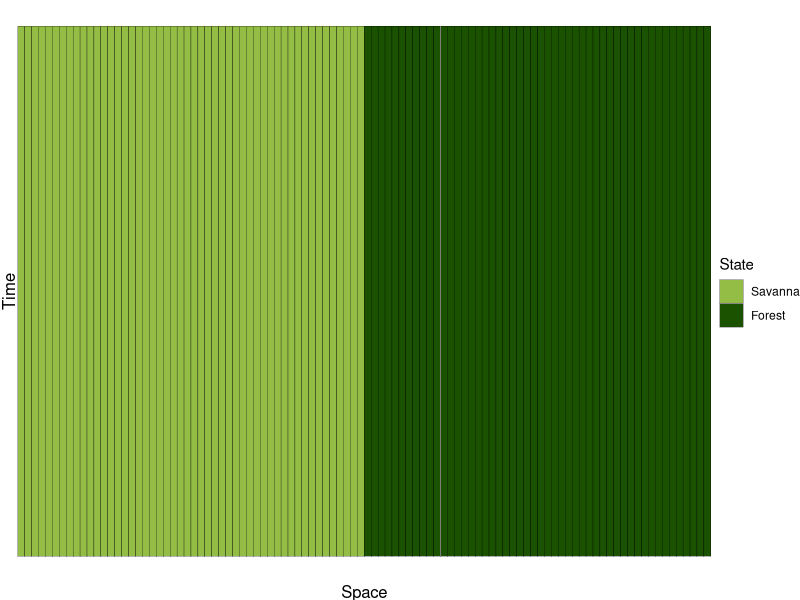
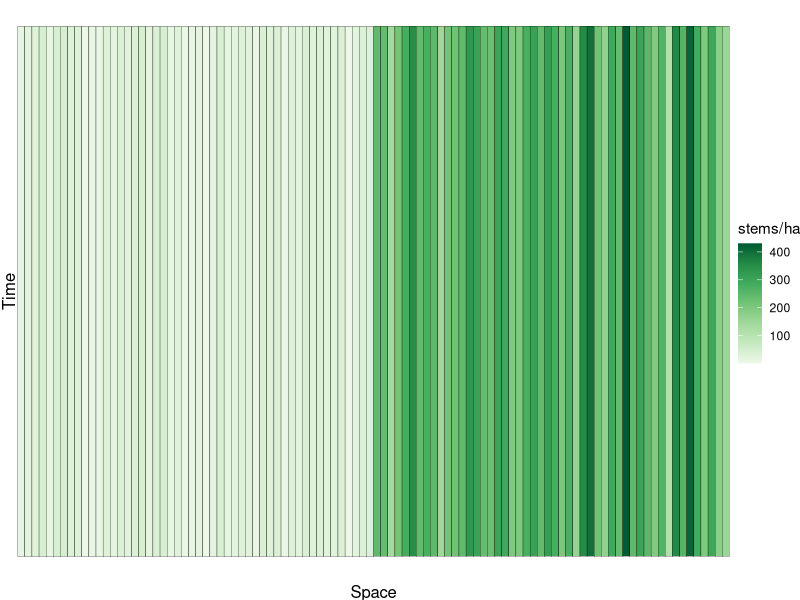
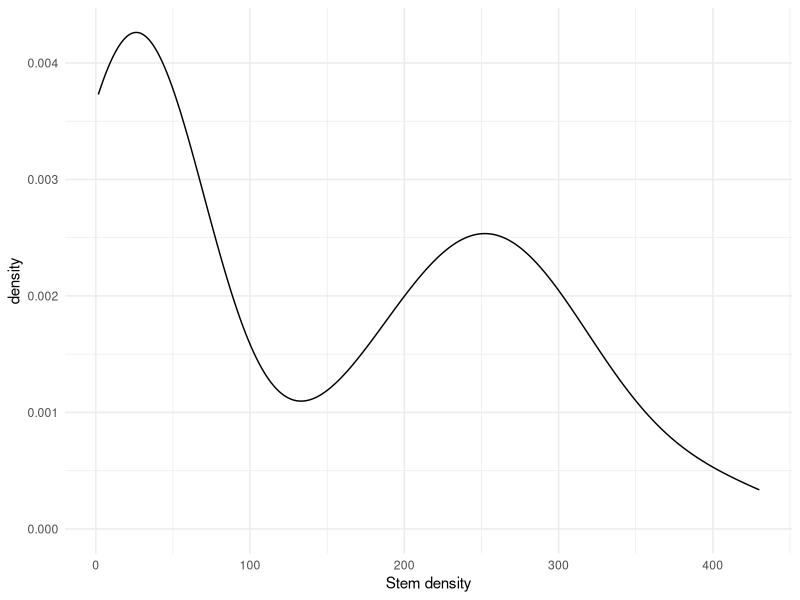
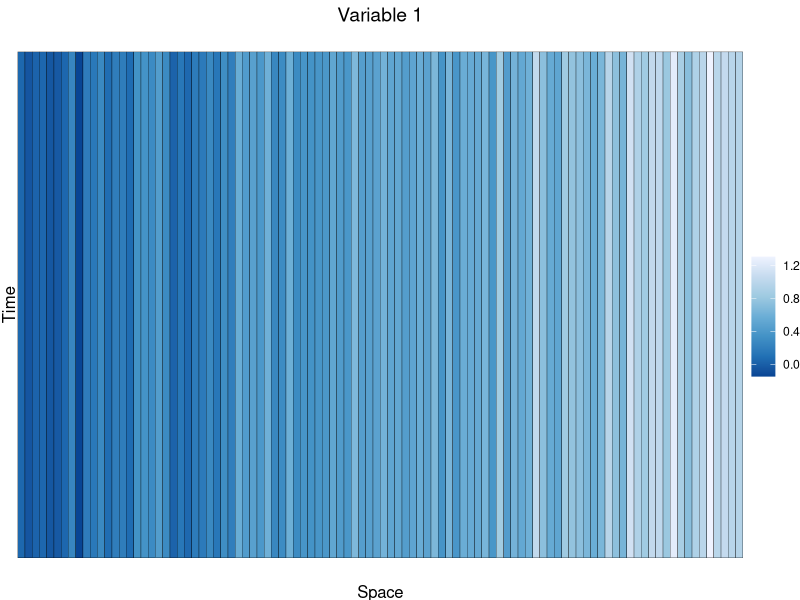
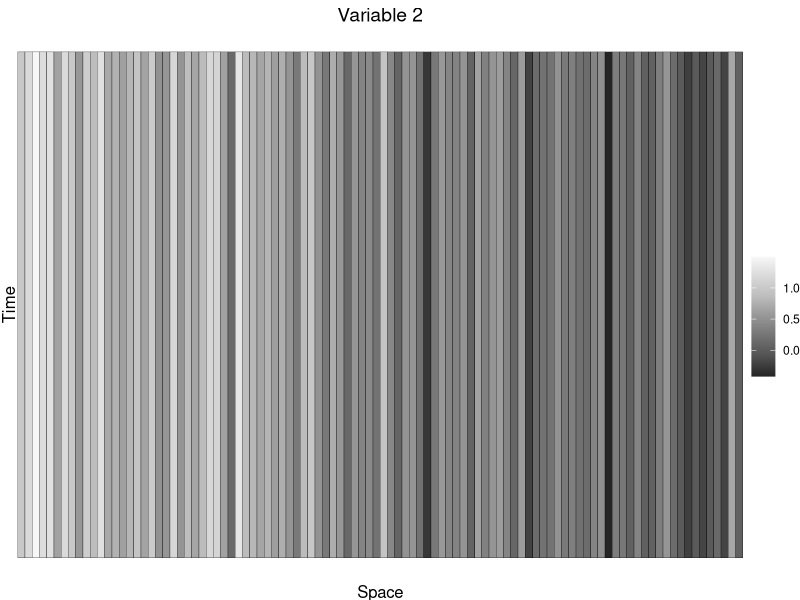
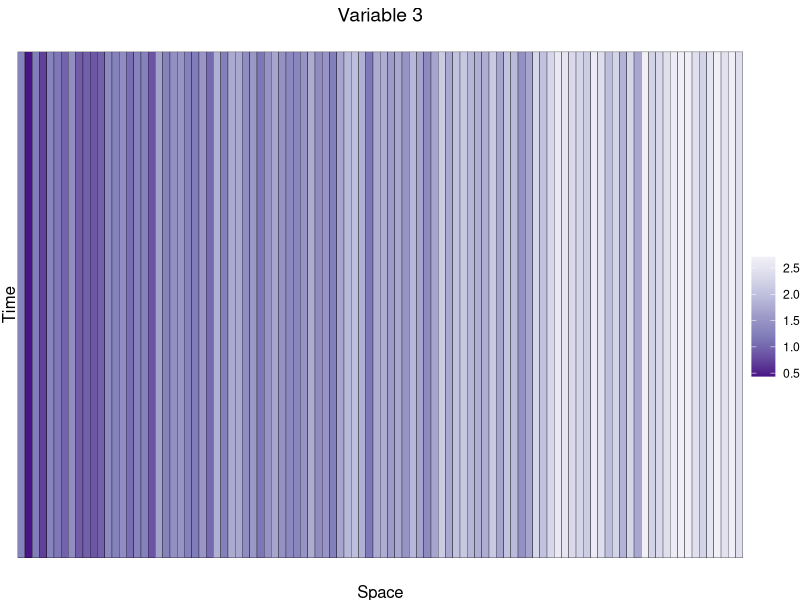
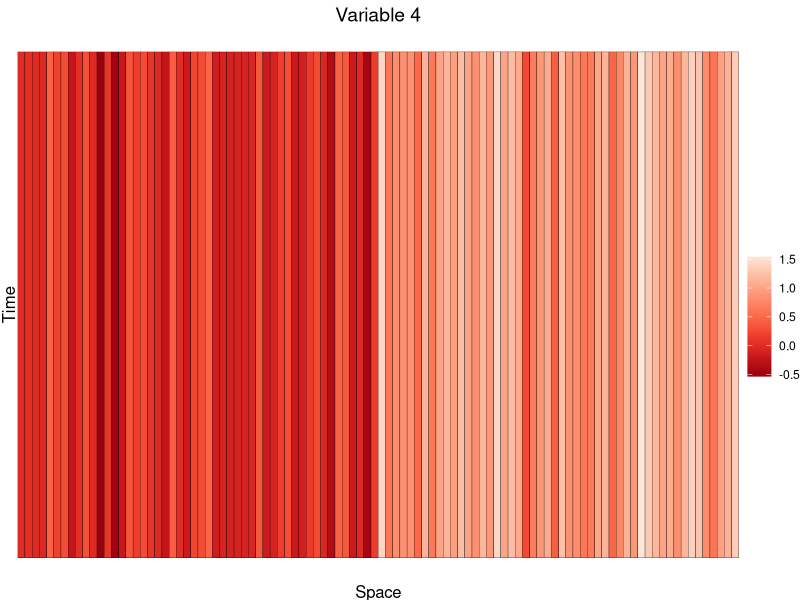
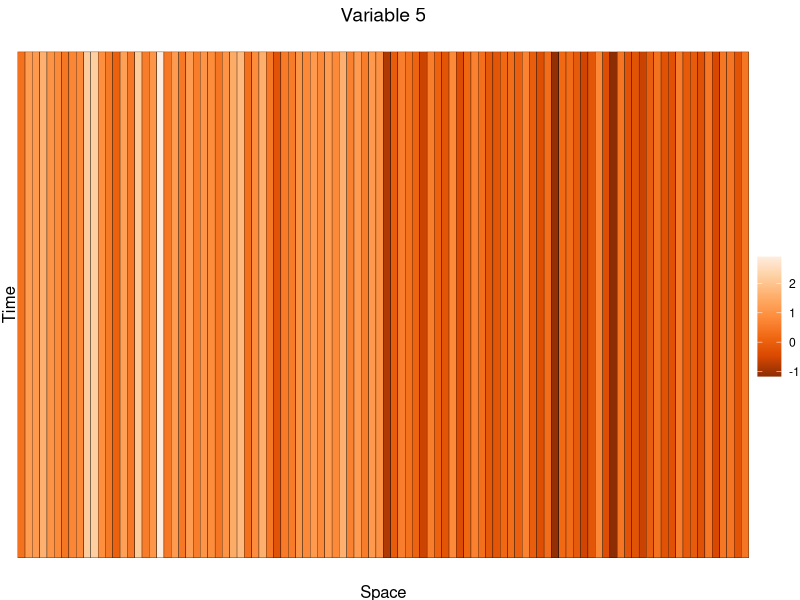

Reproduce these figures in R, in order. (Note: this script raises an error after producing the figures.)
#### Simulation 5
#### Initial stem density randomly drawn within each ecosystem state
#### Environment change influences change in ecosystem state

rm(list = ls())

# Number of locations in 1D space
nloc <- 100
# Number of time steps
ntime <- 150

# Set seed for generating initial conditions
set.seed(1)

#### 1. Define ecosystem initial conditions ####

# Create 0s and 1s defining ecosystem state along left-right axis
binary_response <- c(rep(0, times = nloc/2),
                     rep(1, times = nloc/2))

# Plot to show initial state distribution
ggplot2::ggplot() +
  ggplot2::geom_tile(ggplot2::aes(x = factor(1:nloc),
                                  y = 1,
                                  fill = factor(binary_response)),
                     color = 'black') +
  ggplot2::scale_fill_manual(limits = factor(c(0, 1)),
                             values = c('#94bd46', '#1a5200'),
                             name = 'State',
                             labels = c('Savanna', 'Forest')) +
  ggplot2::xlab('Space') + ggplot2::ylab('Time') +
  ggplot2::theme_void() +
  ggplot2::theme(axis.title = ggplot2::element_text(size = 12),
                 axis.title.y = ggplot2::element_text(angle = 90))

#### 2. Define initial stem density ####

# Generate continuous response variable (stem density)
# from ecosystem state
cont_response <- c(runif(n = nloc/2, min = 1, max = 47),
                   rnorm(n = nloc/2, mean = 250, sd = 75))

# Plot initial stem density
ggplot2::ggplot() +
  ggplot2::geom_tile(ggplot2::aes(x = factor(1:nloc),
                                  y = 1,
                                  fill = cont_response),
                     color = 'black') +
  ggplot2::scale_fill_distiller(name = 'stems/ha',
                                palette = 'Greens',
                                direction = 1) +
  ggplot2::xlab('Space') + ggplot2::ylab('Time') +
  ggplot2::theme_void() +
  ggplot2::theme(axis.title = ggplot2::element_text(size = 12),
                 axis.title.y = ggplot2::element_text(angle = 90))

# Density plot showing bimodality
ggplot2::ggplot() +
  ggplot2::geom_density(ggplot2::aes(x = cont_response)) +
  ggplot2::xlab('Stem density') +
  ggplot2::theme_minimal()

#### 3. Define environmental conditions ####

## This includes the same gradients describing the ecosystem
## state transition as in Simulation 1

# Gradient from 0 to 1 representing smooth left-right gradient
base_var <- seq(from = 0, to = 1, length.out = nloc)

# Add a small amount of random noise
var1 <- base_var + rnorm(n = length(base_var),
                         mean = 0,
                         sd = 0.15)
var2 <- rev(base_var) + rnorm(n = length(base_var),
                              mean = 0,
                              sd = 0.25)
var3 <- exp(base_var) + rnorm(n = length(base_var),
                              mean = 0,
                              sd = 0.25)

# Variables with more stark change between locations of
# initial ecosystem states
base_var2 <- c(rep(0, times = nloc/2),
               rep(1, times = nloc/2))

# Add random noise
var4 <- base_var2 + rnorm(n = length(base_var2),
                          mean = 0,
                          sd = 0.25)
var5 <- rev(base_var2) + rnorm(n = length(base_var2),
                               mean = 0,
                               sd = 0.5)

## Plot initial values

# Variable 1
ggplot2::ggplot() +
  ggplot2::geom_tile(ggplot2::aes(x = factor(1:nloc),
                                  y = 1,
                                  fill = var1),
                     color = 'black') +
  ggplot2::xlab('Space') + ggplot2::ylab('Time') +
  ggplot2::ggtitle('Variable 1') +
  ggplot2::scale_fill_distiller(name = '',
                                palette = 'Blues') +
  ggplot2::theme_void() +
  ggplot2::theme(axis.title = ggplot2::element_text(size = 12),
                 axis.title.y = ggplot2::element_text(angle = 90),
                 plot.title = ggplot2::element_text(size = 14, hjust = 0.5))

# Variable 2
ggplot2::ggplot() +
  ggplot2::geom_tile(ggplot2::aes(x = factor(1:nloc),
                                  y = 1,
                                  fill = var2),
                     color = 'black') +
  ggplot2::xlab('Space') + ggplot2::ylab('Time') +
  ggplot2::ggtitle('Variable 2') +
  ggplot2::scale_fill_distiller(name = '',
                                palette = 'Greys') +
  ggplot2::theme_void() +
  ggplot2::theme(axis.title = ggplot2::element_text(size = 12),
                 axis.title.y = ggplot2::element_text(angle = 90),
                 plot.title = ggplot2::element_text(size = 14, hjust = 0.5))

# Variable 3
ggplot2::ggplot() +
  ggplot2::geom_tile(ggplot2::aes(x = factor(1:nloc),
                                  y = 1,
                                  fill = var3),
                     color = 'black') +
  ggplot2::xlab('Space') + ggplot2::ylab('Time') +
  ggplot2::ggtitle('Variable 3') +
  ggplot2::scale_fill_distiller(name = '',
                                palette = 'Purples') +
  ggplot2::theme_void() +
  ggplot2::theme(axis.title = ggplot2::element_text(size = 12),
                 axis.title.y = ggplot2::element_text(angle = 90),
                 plot.title = ggplot2::element_text(size = 14, hjust = 0.5))

# Variable 4
ggplot2::ggplot() +
  ggplot2::geom_tile(ggplot2::aes(x = factor(1:nloc),
                                  y = 1,
                                  fill = var4),
                     color = 'black') +
  ggplot2::xlab('Space') + ggplot2::ylab('Time') +
  ggplot2::ggtitle('Variable 4') +
  ggplot2::scale_fill_distiller(name = '',
                                palette = 'Reds') +
  ggplot2::theme_void() +
  ggplot2::theme(axis.title = ggplot2::element_text(size = 12),
                 axis.title.y = ggplot2::element_text(angle = 90),
                 plot.title = ggplot2::element_text(size = 14, hjust = 0.5))

# Variable 5
ggplot2::ggplot() +
  ggplot2::geom_tile(ggplot2::aes(x = factor(1:nloc),
                                  y = 1,
                                  fill = var5),
                     color = 'black') +
  ggplot2::xlab('Space') + ggplot2::ylab('Time') +
  ggplot2::ggtitle('Variable 5') +
  ggplot2::scale_fill_distiller(name = '',
                                palette = 'Oranges') +
  ggplot2::theme_void() +
  ggplot2::theme(axis.title = ggplot2::element_text(size = 12),
                 axis.title.y = ggplot2::element_text(angle = 90),
                 plot.title = ggplot2::element_text(size = 14, hjust = 0.5))

#### 4. Define relationship between environment and ecosystem ####
## I use a subset of the variables we chose, with their
## random variation, to fit the "true" relationship between
## ecosystem state and the environment.
## I fit between ecosystem state and environment here
## because we are not trying to capture within-state variation
## in stem density in this simulation.
## I include the random noise when fitting the relationship
## or else you end up with singularity in the relationship

# Fit "true" relationship between the binary response variable
# and the environment
# Assuming here that only variables 1 and 4 matter
true_rel <- glm(factor(binary_response) ~ var1 + var4,
                family = 'binomial')

# Define true betas
# var 1 and 4 are the estimates from the fitted
# relationship
# var 2, 3, 5 are 0
true_beta <- unname(c(true_rel$coefficients[1], # intercept
                      true_rel$coefficients[2], # variable 1
                      0, 0, # variables 2-3
                      true_rel$coefficients[3], # variable 4
                      0)) # variable 5

#### 5. Process evolution ####

# Initialize matrices
sim_binary <- matrix(, nrow = ntime,
                     ncol = nloc)
sim_binary[1,] <- binary_response

sim_cont <- matrix(, nrow = ntime,
                   ncol = nloc)
sim_cont[1,] <- cont_response

x1_mat <- x2_mat <- x3_mat <- x4_mat <- x5_mat <-
  matrix(, nrow = ntime,
         ncol = nloc)
x1_mat[1,] <- var1
x2_mat[1,] <- var2
x3_mat[1,] <- var3
x4_mat[1,] <- var4
x5_mat[1,] <- var5

# Set seed again
set.seed(1)

# Loop over each row (time step) after initial conditions
for(i in 2:nrow(sim_binary)){
  # Loop over each column (location)
  for(j in 1:ncol(sim_binary)){
    #### Environmental change
    
    # Increasing pattern for variables 1 and 5
    x1_mat[i,j] <- x1_mat[i-1,j] + rnorm(n = 1,
                                         mean = 0.003,
                                         sd = 0.01)
    x5_mat[i,j] <- x5_mat[i-1,j] + rnorm(n = 1,
                                         mean = 0.003,
                                         sd = 0.01)
    
    # Random change for variables 2 and 3
    x2_mat[i,j] <- x2_mat[i-1,j] + rnorm(n = 1,
                                         mean = 0,
                                         sd = 0.01)
    x3_mat[i,j] <- x3_mat[i-1,j] + rnorm(n = 1,
                                         mean = 0,
                                         sd = 0.02)
    
    # No change in variable 4
    x4_mat[i,j] <- x4_mat[i-1,j]
    
    #### Dependent change in ecosystem state
    
    # Previous ecosystem state
    prev <- sim_binary[i-1,j]
    
    # Ecosystem state is a function of the environment
    # Predicted based on fitted coefficients
    curr <- round(plogis(true_beta[1] +
                           true_beta[2] * x1_mat[i,j] +
                           true_beta[3] * x2_mat[i,j] +
                           true_beta[4] * x3_mat[i,j] +
                           true_beta[5] * x4_mat[i,j] +
                           true_beta[6] * x5_mat[i,j]))
    
    ## Change in stem density based on ecosystem state
    
    # Previous stem density
    prev_density <- sim_cont[i-1,j]
    
    # If the state is the same, then randomly vary density
    if(prev == curr) curr_density <- rnorm(n = 1,
                                           mean = prev_density,
                                           sd = 5)
    
    # Adjustments to ensure that we maintain bimodality
    if(curr == 0 & curr_density > 47) curr_density <- 47
    if(curr == 0 & curr_density < 1) curr_density <- 1
    if(curr == 1 & curr_density < 150) curr_density <- 150
    
    # If there was a state shift, create a new stem density
    if(prev != curr){
      # If the state is savanna, draw from savanna distribution
      if(curr == 0) curr_density < runif(n = 1,
                                         min = 1,
                                         max = 47)
      # If the state is forest, draw from forest distribution
      if(curr == 1) curr_density <- rnorm(n = 1,
                                          mean = 250,
                                          sd = 75)
    }
    
    # Update matrices
    sim_binary[i,j] <- curr
    sim_cont[i,j] <- curr_density
    
  }
}

#### 6. Format & visualize ecosystem state ####

# Melt matrix
sim_binary_df <- reshape2::melt(sim_binary)

# Add column names
colnames(sim_binary_df) <- c('time', 'space', 'value')

# Plot change over time
sim_binary_df |>
  ggplot2::ggplot() +
  ggplot2::geom_tile(ggplot2::aes(x = factor(space),
                                  y = time,
                                  fill = factor(value)),
                     color = 'black') +
  ggplot2::scale_fill_manual(limits = factor(c(0, 1)),
                             values = c('#94bd46', '#1a5200'),
                             name = 'State',
                             labels = c('Savanna', 'Forest')) +
  ggplot2::scale_y_reverse() +
  ggplot2::xlab('Space') + ggplot2::ylab('Time') +
  ggplot2::theme_void() +
  ggplot2::theme(axis.title = ggplot2::element_text(size = 12),
                 axis.title.y = ggplot2::element_text(angle = 90),
                 axis.text.y = ggplot2::element_text(size = 10))

nforest <- length(which(dplyr::filter(sim_binary_df, time == ntime)$value == 1)) / nloc * 100
nsavanna <- 100 - nforest
paste0(nforest, '% forest and ', nsavanna, '% savanna')

#### 7. Format & visualize stem density ####

# Melt matrix
sim_cont_df <- reshape2::melt(sim_cont)

# Add column names
colnames(sim_cont_df) <- c('time', 'space', 'value')

# Plot stem density
sim_cont_df |>
  ggplot2::ggplot() +
  ggplot2::geom_tile(ggplot2::aes(x = factor(space),
                                  y = time,
                                  fill = value),
                     color = 'black') +
  ggplot2::scale_y_reverse() +
  ggplot2::scale_fill_distiller(name = 'stems/ha',
                                palette = 'Greens',
                                direction = 1) +
  ggplot2::xlab('Space') + ggplot2::ylab('Time') +
  ggplot2::theme_void() +
  ggplot2::theme(axis.title = ggplot2::element_text(size = 12),
                 axis.title.y = ggplot2::element_text(angle = 90),
                 axis.text.y = ggplot2::element_text(size = 10))

#### 8. Format & visualize environmental variables ####

# Melt matrices
x1_df <- reshape2::melt(x1_mat)
x2_df <- reshape2::melt(x2_mat)
x3_df <- reshape2::melt(x3_mat)
x4_df <- reshape2::melt(x4_mat)
x5_df <- reshape2::melt(x5_mat)

# Add column names
colnames(x1_df) <- c('time', 'space', 'var1')
colnames(x2_df) <- c('time', 'space', 'var2')
colnames(x3_df) <- c('time', 'space', 'var3')
colnames(x4_df) <- c('time', 'space', 'var4')
colnames(x5_df) <- c('time', 'space', 'var5')

## Plot predictor variables over time

# Variable 1
x1_df |>
  ggplot2::ggplot() +
  ggplot2::geom_tile(ggplot2::aes(x = factor(space),
                                  y = time,
                                  fill = var1),
                     color = 'black') +
  ggplot2::scale_fill_distiller(name = '',
                                palette = 'Blues') +
  ggplot2::scale_y_reverse() +
  ggplot2::xlab('Space') + ggplot2::ylab('Time') +
  ggplot2::ggtitle('Variable 1') +
  ggplot2::theme_void() +
  ggplot2::theme(plot.title = ggplot2::element_text(size = 14, hjust = 0.5),
                 axis.title = ggplot2::element_text(size = 12),
                 axis.title.y = ggplot2::element_text(angle = 90),
                 axis.text.y = ggplot2::element_text(size = 10))

# Variable 2
x2_df |>
  ggplot2::ggplot() +
  ggplot2::geom_tile(ggplot2::aes(x = factor(space),
                                  y = time,
                                  fill = var2),
                     color = 'black') +
  ggplot2::scale_fill_distiller(name = '',
                                palette = 'Greys') +
  ggplot2::scale_y_reverse() +
  ggplot2::xlab('Space') + ggplot2::ylab('Time') +
  ggplot2::ggtitle('Variable 2') +
  ggplot2::theme_void() +
  ggplot2::theme(plot.title = ggplot2::element_text(size = 14, hjust = 0.5),
                 axis.title = ggplot2::element_text(size = 12),
                 axis.title.y = ggplot2::element_text(angle = 90),
                 axis.text.y = ggplot2::element_text(size = 10))

# Variable 3
x3_df |>
  ggplot2::ggplot() +
  ggplot2::geom_tile(ggplot2::aes(x = factor(space),
                                  y = time,
                                  fill = var3),
                     color = 'black') +
  ggplot2::scale_fill_distiller(name = '',
                                palette = 'Purples') +
  ggplot2::scale_y_reverse() +
  ggplot2::xlab('Space') + ggplot2::ylab('Time') +
  ggplot2::ggtitle('Variable 3') +
  ggplot2::theme_void() +
  ggplot2::theme(plot.title = ggplot2::element_text(size = 14, hjust = 0.5),
                 axis.title = ggplot2::element_text(size = 12),
                 axis.title.y = ggplot2::element_text(angle = 90),
                 axis.text.y = ggplot2::element_text(size = 10))

# Variable 4
x4_df |>
  ggplot2::ggplot() +
  ggplot2::geom_tile(ggplot2::aes(x = factor(space),
                                  y = time,
                                  fill = var4),
                     color = 'black') +
  ggplot2::scale_fill_distiller(name = '',
                                palette = 'Reds') +
  ggplot2::scale_y_reverse() +
  ggplot2::xlab('Space') + ggplot2::ylab('Time') +
  ggplot2::ggtitle('Variable 4') +
  ggplot2::theme_void() +
  ggplot2::theme(plot.title = ggplot2::element_text(size = 14, hjust = 0.5),
                 axis.title = ggplot2::element_text(size = 12),
                 axis.title.y = ggplot2::element_text(angle = 90),
                 axis.text.y = ggplot2::element_text(size = 10))

# Variable 5
x5_df |>
  ggplot2::ggplot() +
  ggplot2::geom_tile(ggplot2::aes(x = factor(space),
                                  y = time,
                                  fill = var5),
                     color = 'black') +
  ggplot2::scale_fill_distiller(name = '',
                                palette = 'Oranges') +
  ggplot2::scale_y_reverse() +
  ggplot2::xlab('Space') + ggplot2::ylab('Time') +
  ggplot2::ggtitle('Variable 5') +
  ggplot2::theme_void() +
  ggplot2::theme(plot.title = ggplot2::element_text(size = 14, hjust = 0.5),
                 axis.title = ggplot2::element_text(size = 12),
                 axis.title.y = ggplot2::element_text(angle = 90),
                 axis.text.y = ggplot2::element_text(size = 10))

#### 9. Save ####

# Combine
simulations <- sim_cont_df |>
  dplyr::rename(density = value) |>
  dplyr::full_join(y = x1_df,
                   by = c('time', 'space')) |>
  dplyr::full_join(y = x2_df,
                   by = c('time', 'space')) |>
  dplyr::full_join(y = x3_df,
                   by = c('time', 'space')) |>
  dplyr::full_join(y = x4_df,
                   by = c('time', 'space')) |>
  dplyr::full_join(y = x5_df,
                   by = c('time', 'space'))

# Save
save(simulations,
     file = 'out/simulation/sim5.RData')
